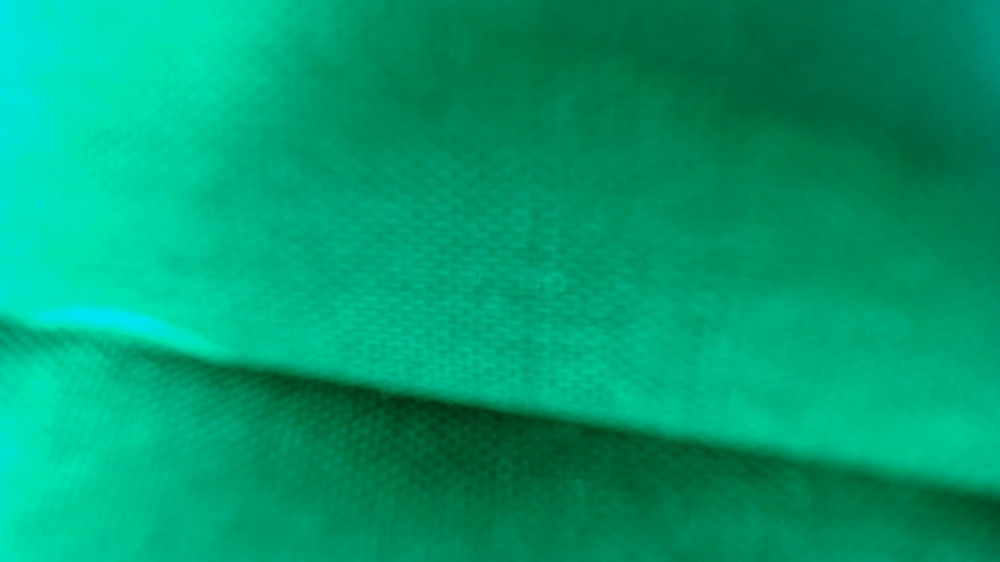
#> input picture experimental/green.jpg, 1000 x 562 px, shrunk from 1920 x 1080 before the run
$ python processing.py
#> lines starting #> are read from the running program, lines starting #| are printed output that depends on the picture; after the words box and inside, x2 and y2 are one past the last pixel; in counts of white or black regions, pixels touching at a corner belong together
from magic_numbers import *
import cv2
import time
import numpy as np


def pixel_green_check(pixel):  # (B, G, R)
    """Tests if a pixel is 'green enough'"""
    if pixel[1] <= MIN_GREEN:
        return False
    if not pixel[1] > pixel[0] > pixel[2]:
        return False
    chroma = pixel[1] - pixel[2]
    if (chroma << 8) // pixel[1] <= MIN_SATURATION:
        return False
    if not H_MAX > ((pixel[0] - pixel[2]) << 8) // chroma > H_MIN:
        return False
    return True


def test_homemade():
    img = cv2.imread("green.jpg")
#> img is the input picture: shape (562, 1000, 3); mean B, G, R 111.9, 156.9, 0.5
    mask = np.zeros((img.shape[0], img.shape[1]), np.uint8)
    t = time.time()
    for i, row in enumerate(img):
        for j, p in enumerate(row):
            if pixel_green_check(p):
                mask[i][j] = 255
            else:
                mask[i][j] = 0
#> this loop made 562 passes
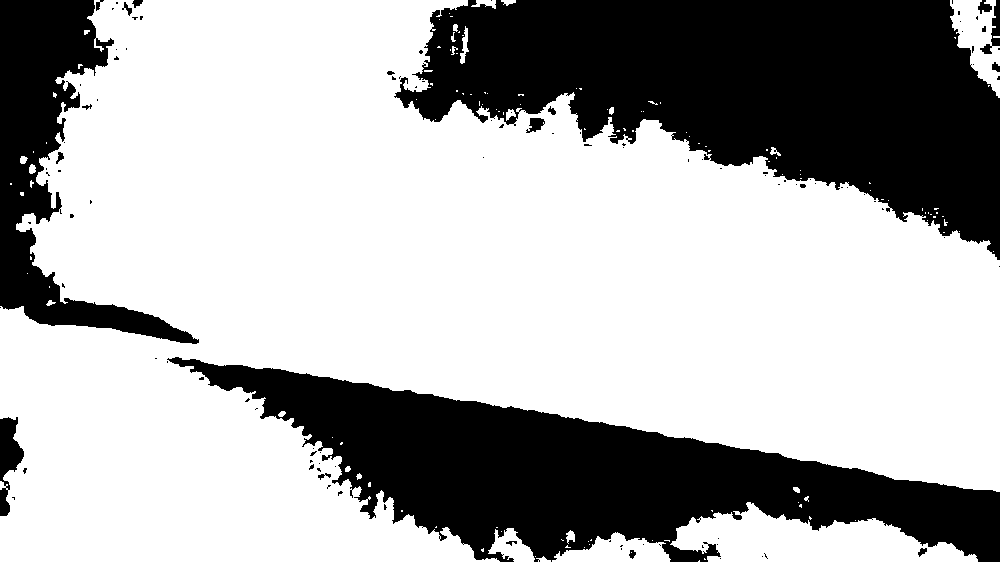
#> mask: shape (562, 1000); 67.5% white; 109 black regions (88 under 20 px), largest, box (x1, y1, x2, y2) and area: (394, 0, 1000, 260) 88247, (167, 357, 1000, 562) 69398, (0, 0, 199, 344) 22208
    print(time.time() - t)
    return mask


def test_cv():
    img = cv2.imread("green.jpg")
    mask1 = np.zeros((img.shape[0], img.shape[1]), np.uint8)
    hsv = np.zeros(img.shape, np.uint8)
    t = time.time()
    hsv = cv2.cvtColor(img, cv2.COLOR_BGR2HSV, dst=hsv)
#> hsv: shape (562, 1000, 3); mean H, S, V 80.8, 254.1, 156.9
    mask1 = cv2.inRange(hsv, (75, 128, 128), (85, 255, 255), dst=mask1)
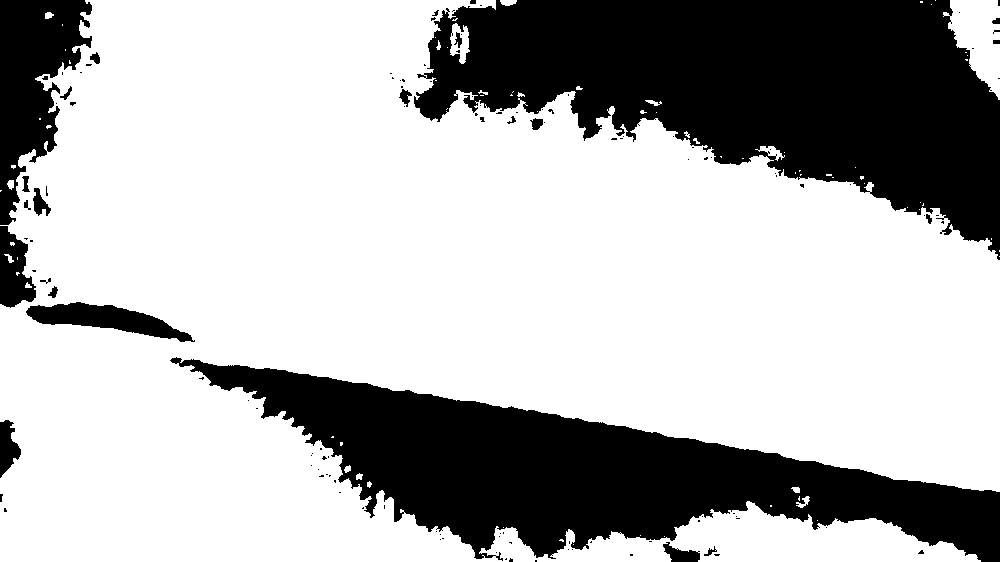
#> mask1: shape (562, 1000); 69.8% white; 123 black regions (100 under 20 px), largest, box (x1, y1, x2, y2) and area: (414, 0, 1000, 260) 84221, (170, 357, 1000, 562) 66851, (0, 0, 92, 225) 11270
    print(time.time() - t)
    return mask1


if __name__ == "__main__":
    mask = test_homemade()
    mask1 = test_cv()
    cv2.imshow("mask", mask)
    cv2.imwrite("mask.jpg", mask)
    cv2.imshow("mask1", mask1)
    cv2.imwrite("cvmask.jpg", mask1)
    cv2.waitKey(0)
